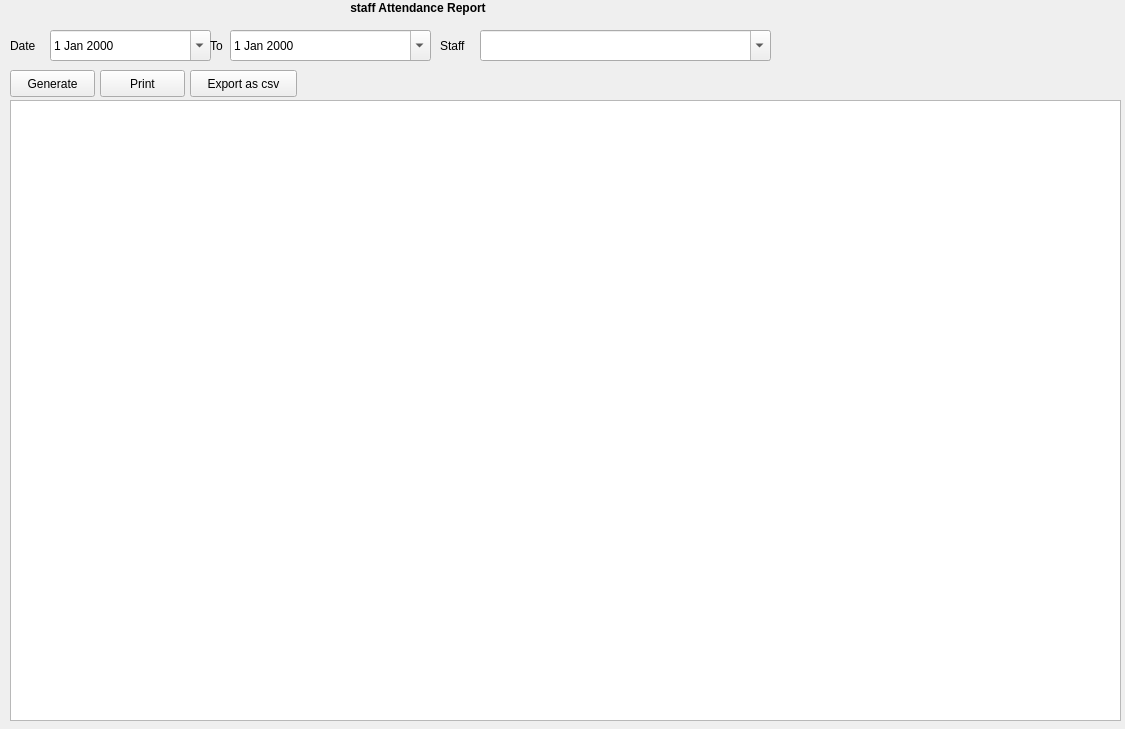
<?xml version="1.0" encoding="UTF-8"?>
<ui version="4.0">
 <class>Form</class>
 <widget class="QWidget" name="Form">
  <property name="geometry">
   <rect>
    <x>0</x>
    <y>0</y>
    <width>1125</width>
    <height>729</height>
   </rect>
  </property>
  <property name="windowTitle">
   <string>Form</string>
  </property>
  <widget class="QLabel" name="label">
   <property name="geometry">
    <rect>
     <x>330</x>
     <y>0</y>
     <width>176</width>
     <height>17</height>
    </rect>
   </property>
   <property name="text">
    <string>&lt;html&gt;&lt;head/&gt;&lt;body&gt;&lt;p align=&quot;center&quot;&gt;&lt;span style=&quot; font-weight:600;&quot;&gt;staff Attendance Report&lt;/span&gt;&lt;/p&gt;&lt;/body&gt;&lt;/html&gt;</string>
   </property>
  </widget>
  <widget class="QLabel" name="label_2">
   <property name="geometry">
    <rect>
     <x>10</x>
     <y>30</y>
     <width>33</width>
     <height>31</height>
    </rect>
   </property>
   <property name="text">
    <string>Date</string>
   </property>
  </widget>
  <widget class="QDateEdit" name="dateEdit">
   <property name="geometry">
    <rect>
     <x>50</x>
     <y>30</y>
     <width>161</width>
     <height>31</height>
    </rect>
   </property>
   <property name="calendarPopup">
    <bool>true</bool>
   </property>
  </widget>
  <widget class="QLabel" name="label_3">
   <property name="geometry">
    <rect>
     <x>210</x>
     <y>30</y>
     <width>17</width>
     <height>31</height>
    </rect>
   </property>
   <property name="text">
    <string>To</string>
   </property>
  </widget>
  <widget class="QComboBox" name="comboBox">
   <property name="geometry">
    <rect>
     <x>480</x>
     <y>30</y>
     <width>291</width>
     <height>31</height>
    </rect>
   </property>
   <property name="editable">
    <bool>true</bool>
   </property>
  </widget>
  <widget class="QPushButton" name="pushButton">
   <property name="geometry">
    <rect>
     <x>10</x>
     <y>70</y>
     <width>85</width>
     <height>27</height>
    </rect>
   </property>
   <property name="text">
    <string>Generate</string>
   </property>
  </widget>
  <widget class="QPushButton" name="pushButton_2">
   <property name="geometry">
    <rect>
     <x>100</x>
     <y>70</y>
     <width>85</width>
     <height>27</height>
    </rect>
   </property>
   <property name="text">
    <string>Print</string>
   </property>
  </widget>
  <widget class="QPushButton" name="pushButton_3">
   <property name="geometry">
    <rect>
     <x>190</x>
     <y>70</y>
     <width>107</width>
     <height>27</height>
    </rect>
   </property>
   <property name="text">
    <string>Export as csv</string>
   </property>
  </widget>
  <widget class="QTableView" name="tableView">
   <property name="geometry">
    <rect>
     <x>10</x>
     <y>100</y>
     <width>1111</width>
     <height>621</height>
    </rect>
   </property>
  </widget>
  <widget class="QDateEdit" name="dateEdit_2">
   <property name="geometry">
    <rect>
     <x>230</x>
     <y>30</y>
     <width>201</width>
     <height>31</height>
    </rect>
   </property>
   <property name="calendarPopup">
    <bool>true</bool>
   </property>
  </widget>
  <widget class="QLabel" name="label_4">
   <property name="geometry">
    <rect>
     <x>440</x>
     <y>30</y>
     <width>34</width>
     <height>31</height>
    </rect>
   </property>
   <property name="text">
    <string>Staff</string>
   </property>
  </widget>
 </widget>
 <resources/>
 <connections/>
</ui>
